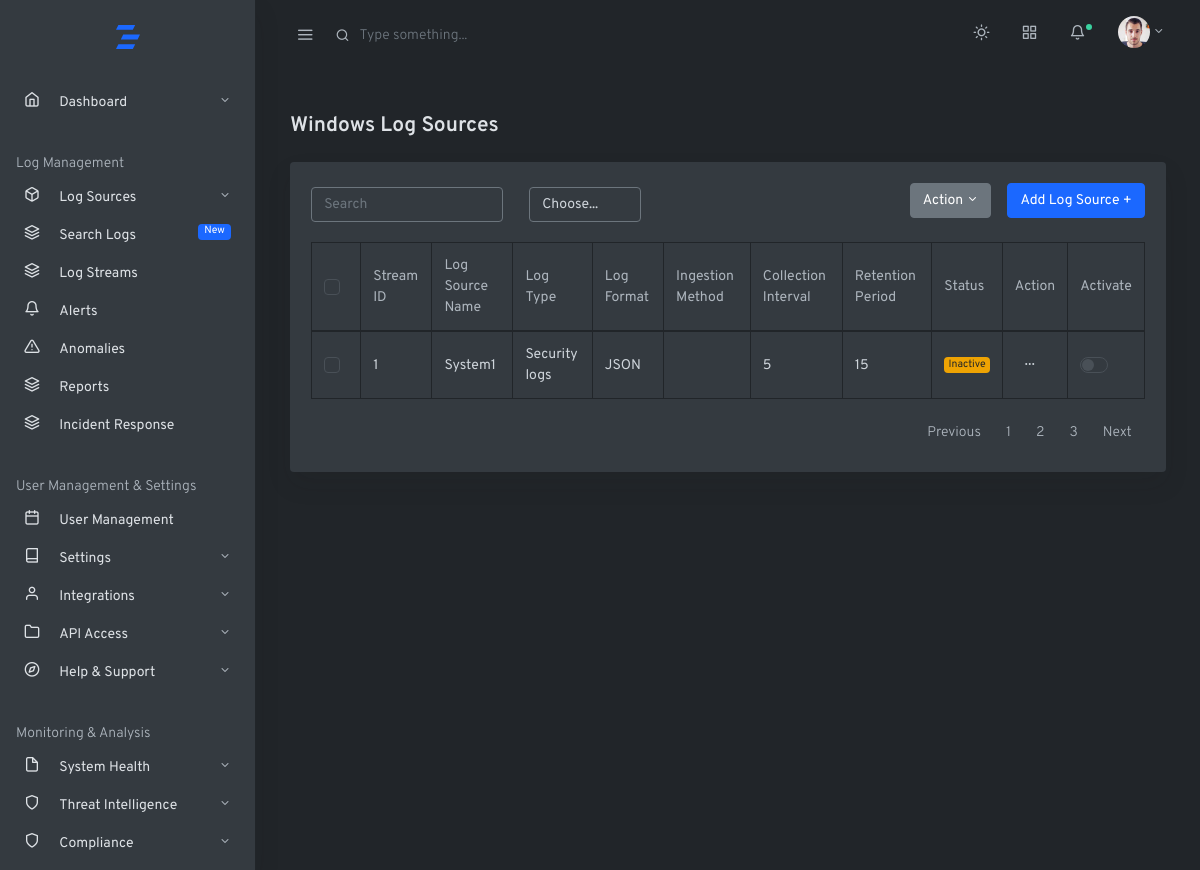
Before: /home/logs-source/system/windows/ with the older database file.
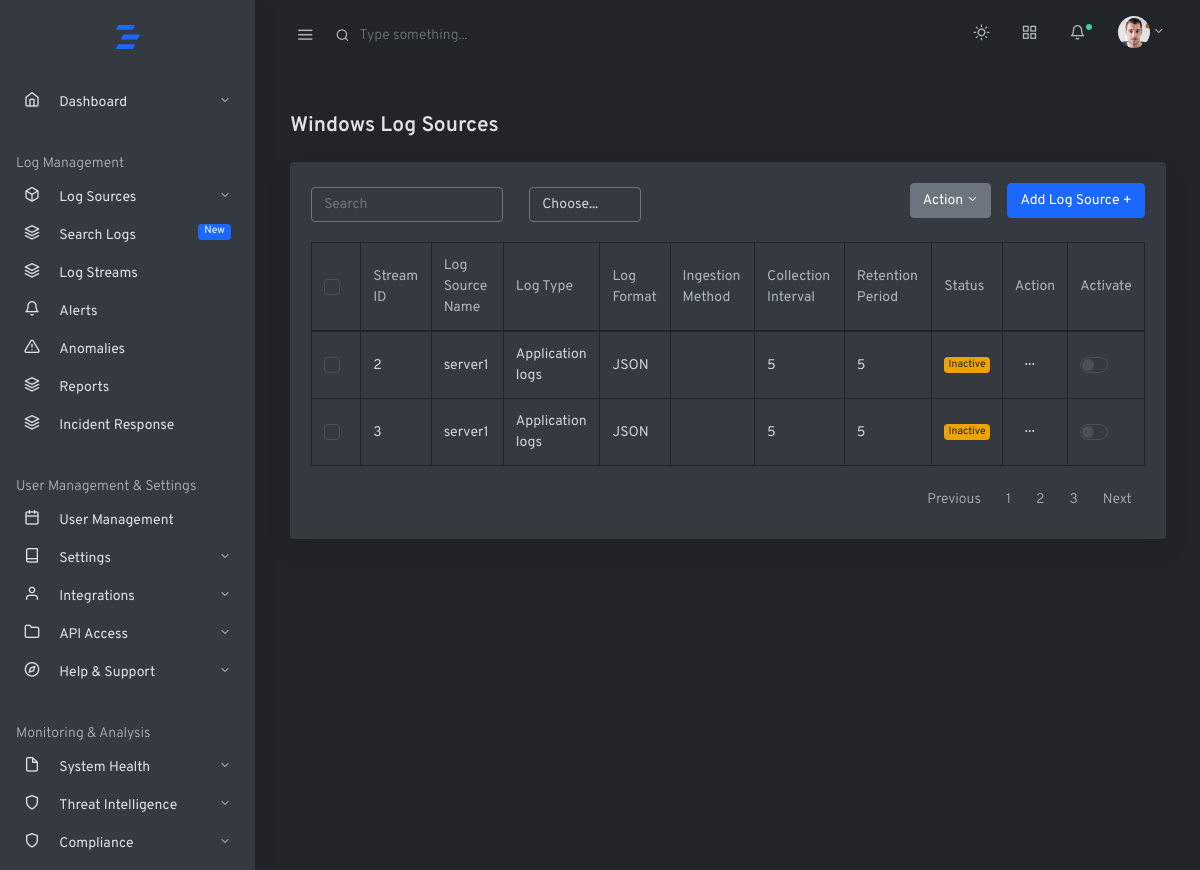
After: the same page with the newer database file.
### log_management_app/models.py (models this page shows, shortened)
class WindowsLogSource(models.Model):
    LOG_TYPES = [
        ('All', 'All'),
        ('Application', 'Application logs'),
        ('Security', 'Security logs'),
        ('Setup', 'Setup logs'),
        ('System', 'System Logs'),
    ]
    MACHINE_TYPE = [
        ('Single machine', 'Single machine'),
        ('PowerShellScripts', 'Windows PowerShell Commands'),
    ]
    log_source_name = models.CharField(max_length=100)
    log_type = models.CharField(max_length=20, choices=LOG_TYPES)
    log_format = models.CharField(max_length=50)
    machine_type = models.CharField(max_length=30, choices=MACHINE_TYPE, default='Single machine')
    collection_interval = models.CharField(max_length=50, default=5)
    log_retention_period = models.CharField(max_length=100,default=5)

### log_management_app/views.py (the view)
# urls.py: path('home/logs-source/system/windows/', views.system_windows_logs, name='system_windows_logs'),
def system_windows_logs(request):
    log_sources=WindowsLogSource.objects.all()
    context={'log_sources':log_sources}
    return render(request,'baseapp/logsources/systemlogs/windows.html',context)

### log_management_app/templates/baseapp/logsources/systemlogs/windows.html (shortened to what this page needs)
{%extends 'mainhome.html'%}
{%block content%}
<div class="container-fluid">
    <div class="row justify-content-center">
      <div class="col-12">
        <div class="row">
          <div class="col-md-12 my-4">
            <h2 class="h4 mb-1">Windows Log Sources</h2>
            <div class="card shadow">
              <div class="card-body">
                <div class="toolbar row mb-3">
                  <div class="col">
                    <form class="form-inline">
                      <div class="form-row">
                        <div class="form-group col-auto">
                          <input type="text" class="form-control" id="search" value="" placeholder="Search">
                        </div>
                        <div class="form-group col-auto ml-3">
                          <select class="custom-select my-1 mr-sm-2" id="inlineFormCustomSelectPref">
                            <option selected>Choose...</option>
                          </select>
                        </div>
                      </div>
                    </form>
                  </div>
                  <div class="col ml-auto">
                    <div class="dropdown float-right">
                      <form action="{%url 'system_windows_logs_form'%}">
                      <button class="btn btn-primary float-right ml-3" type="submit">Add Log Source +</button>
                      <button class="btn btn-secondary dropdown-toggle" type="button" id="actionMenuButton" data-toggle="dropdown" aria-haspopup="true" aria-expanded="false"> Action </button>
                      </form>
                    </div>
                  </div>
                </div>
                <table class="table table-bordered">
                  <thead>
                    <tr role="row">
                      <th>
                        <div class="custom-control custom-checkbox">
                        </div>
                      </th>
                      <th>Stream ID</th>
                      <th>Log Source Name</th>
                      <th>Log Type</th>
                      <th>Log Format</th>
                      <th>Ingestion Method</th>
                      <th>Collection Interval</th>
                      <th>Retention Period</th>
                      <th>Status</th>
                      <th>Action</th>
                      <th>Activate</th>
                    </tr>
                  </thead>
                  <tbody>
                    {% for log_source in log_sources %}
                    <tr>
                      <td>
                        <div class="custom-control custom-checkbox">
                        </div>
                      </td>
                      <td>{{ log_source.id }}</td>
                      <td>{{ log_source.log_source_name }}</td>
                      <td>{{ log_source.get_log_type_display }}</td>
                      <td>{{ log_source.log_format }}</td>
                      <td>{{ log_source.get_ingestion_method_display }}</td>
                      <td>{{ log_source.collection_interval }}</td>
                      <td>{{ log_source.log_retention_period }}</td>
                      <td>
                        {% if log_source.status == "Active" %}
                          <span class="badge badge-success">Active</span>
                        {% else %}
                          <span class="badge badge-warning">Inactive</span>
                        {% endif %}
                      </td>
                      <td>
                        <button class="btn btn-sm dropdown-toggle more-horizontal" type="button" data-toggle="dropdown" aria-haspopup="true" aria-expanded="false">
                        </button>
                      </td>
                      <td>
                        <div class="custom-control custom-switch">
                        </div>
                      </td>
                    </tr>
                    {% endfor %}
                  </tbody>
                </table>
                <nav aria-label="Table Paging" class="mb-0 text-muted">
                  <ul class="pagination justify-content-end mb-0">
                    <li class="page-item"><a class="page-link" href="#">Previous</a></li>
                    <li class="page-item"><a class="page-link" href="#">1</a></li>
                    <li class="page-item"><a class="page-link" href="#">2</a></li>
                    <li class="page-item"><a class="page-link" href="#">3</a></li>
                    <li class="page-item"><a class="page-link" href="#">Next</a></li>
                  </ul>
                </nav>
              </div>
            </div>
          </div>
        </div>
      </div>
    </div>
  </div>
{%endblock%}

### MainTemplates/mainhome.html (shortened to what this page needs)
<!doctype html>
<html lang="en">
  <head>
    <link rel="stylesheet" href="css/simplebar.css">
    <link rel="stylesheet" href="/static/css/feather.css">
    <link rel="stylesheet" href="/static/css/select2.css">
    <link rel="stylesheet" href="/static/css/dropzone.css">
    <link rel="stylesheet" href="/static/css/uppy.min.css">
    <link rel="stylesheet" href="/static/css/jquery.steps.css">
    <link rel="stylesheet" href="/static/css/jquery.timepicker.css">
    <link rel="stylesheet" href="/static/css/quill.snow.css">
    <link rel="stylesheet" href="/static/css/daterangepicker.css">
    <link rel="stylesheet" href="/static/css/app-light.css" id="lightTheme" disabled>
    <link rel="stylesheet" href="/static/css/app-dark.css" id="darkTheme">
  </head>
  <body class="vertical  dark  ">
    <div class="wrapper">
      <nav class="topnav navbar navbar-light">
        <button type="button" class="navbar-toggler text-muted mt-2 p-0 mr-3 collapseSidebar">
          <i class="fe fe-menu navbar-toggler-icon"></i>
        </button>
        <form class="form-inline mr-auto searchform text-muted">
          <input class="form-control mr-sm-2 bg-transparent border-0 pl-4 text-muted" type="search" placeholder="Type something..." aria-label="Search">
        </form>
        <ul class="nav">
          <li class="nav-item">
            <a class="nav-link text-muted my-2" href="#" id="modeSwitcher" data-mode="dark">
              <i class="fe fe-sun fe-16"></i>
            </a>
          </li>
          <li class="nav-item">
            <a class="nav-link text-muted my-2" href="./#" data-toggle="modal" data-target=".modal-shortcut">
              <span class="fe fe-grid fe-16"></span>
            </a>
          </li>
          <li class="nav-item nav-notif">
            <a class="nav-link text-muted my-2" href="./#" data-toggle="modal" data-target=".modal-notif">
              <span class="fe fe-bell fe-16"></span>
              <span class="dot dot-md bg-success"></span>
            </a>
          </li>
          <li class="nav-item dropdown">
            <a class="nav-link dropdown-toggle text-muted pr-0" href="#" id="navbarDropdownMenuLink" role="button" data-toggle="dropdown" aria-haspopup="true" aria-expanded="false">
              <span class="avatar avatar-sm mt-2">
                <img src="/static/assets/avatars/face-1.jpg" alt="..." class="avatar-img rounded-circle">
              </span>
            </a>
          </li>
        </ul>
      </nav>
      <aside class="sidebar-left border-right bg-white shadow" id="leftSidebar" data-simplebar>
        <nav class="vertnav navbar navbar-light">
          <div class="w-100 mb-4 d-flex">
            <a class="navbar-brand mx-auto mt-2 flex-fill text-center" href="{%url 'home'%}">
            </a>
          </div>
          <ul class="navbar-nav flex-fill w-100 mb-2">
            <li class="nav-item dropdown">
              <a href="#dashboard" data-toggle="collapse" aria-expanded="false" class="dropdown-toggle nav-link">
                <i class="fe fe-home fe-16"></i>
                <span class="ml-3 item-text">Dashboard</span><span class="sr-only">(current)</span>
              </a>
            </li>
          </ul>
          <p class="text-muted nav-heading mt-4 mb-1">
            <span>Log Management</span>
          </p>
          <ul class="navbar-nav flex-fill w-100 mb-2">
            <li class="nav-item dropdown">
              <a href="#logSources" data-toggle="collapse" aria-expanded="false" class="dropdown-toggle nav-link">
                <i class="fe fe-box fe-16"></i>
                <span class="ml-3 item-text">Log Sources</span>
              </a>
            </li>
            <li class="nav-item w-100">
              <a class="nav-link" href="widgets.html">
                <i class="fe fe-layers fe-16"></i>
                <span class="ml-3 item-text">Search Logs</span>
                <span class="badge badge-pill badge-primary">New</span>
              </a>
            </li>
            <li class="nav-item w-100">
              <a class="nav-link" href="{%url 'logstreams'%}">
                <i class="fe fe-layers fe-16"></i>
                <span class="ml-3 item-text">Log Streams</span>
              </a>
            </li>
            <li class="nav-item w-100">
              <a class="nav-link" href="ui-notification.html">
                <i class="fe fe-16 fe-bell"></i>
                <span class="ml-3 item-text">Alerts</span>
              </a>
            </li>
            <li class="nav-item w-100">
              <a class="nav-link" href="alerts.html">
                <i class="fe fe-16 fe-alert-triangle"></i>
                <span class="ml-3 item-text">Anomalies</span>
              </a>
            </li>
            <li class="nav-item w-100">
              <a class="nav-link" href="widgets.html">
                <i class="fe fe-layers fe-16"></i>
                <span class="ml-3 item-text">Reports</span>
              </a>
            </li>
            <li class="nav-item w-100">
              <a class="nav-link" href="contacts-grid.html">
                <i class="fe fe-layers fe-16"></i>
                <span class="ml-3 item-text">Incident Response</span>
              </a>
            </li>
          </ul>
          <p class="text-muted nav-heading mt-4 mb-1">
            <span>User Management & Settings</span>
          </p>
          <ul class="navbar-nav flex-fill w-100 mb-2">
            <li class="nav-item w-100">
              <a class="nav-link" href="calendar.html">
                <i class="fe fe-calendar fe-16"></i>
                <span class="ml-3 item-text">User Management</span>
              </a>
            </li>
            <li class="nav-item dropdown">
              <a href="#contact" data-toggle="collapse" aria-expanded="false" class="dropdown-toggle nav-link">
                <i class="fe fe-book fe-16"></i>
                <span class="ml-3 item-text">Settings</span>
              </a>
            </li>
            <li class="nav-item dropdown">
              <a href="#profile" data-toggle="collapse" aria-expanded="false" class="dropdown-toggle nav-link">
                <i class="fe fe-user fe-16"></i>
                <span class="ml-3 item-text">Integrations</span>
              </a>
            </li>
            <li class="nav-item dropdown">
              <a href="#fileman" data-toggle="collapse" aria-expanded="false" class="dropdown-toggle nav-link">
                <i class="fe fe-folder fe-16"></i>
                <span class="ml-3 item-text">API Access</span>
              </a>
            </li>
            <li class="nav-item dropdown">
              <a href="#support" data-toggle="collapse" aria-expanded="false" class="dropdown-toggle nav-link">
                <i class="fe fe-compass fe-16"></i>
                <span class="ml-3 item-text">Help & Support</span>
              </a>
            </li>
          </ul>
          <p class="text-muted nav-heading mt-4 mb-1">
            <span>Monitoring & Analysis</span>
          </p>
          <ul class="navbar-nav flex-fill w-100 mb-2">
<li class="nav-item dropdown">
  <a href="#systemHealth" data-toggle="collapse" aria-expanded="false" class="dropdown-toggle nav-link">
    <i class="fe fe-file fe-16"></i>
    <span class="ml-3 item-text">System Health</span>
  </a>
</li>
            <li class="nav-item dropdown">
              <a href="#threatIntelligence" data-toggle="collapse" aria-expanded="false" class="dropdown-toggle nav-link">
                <i class="fe fe-shield fe-16"></i>
                <span class="ml-3 item-text">Threat Intelligence</span>
              </a>
            </li>
            <li class="nav-item dropdown">
              <a href="#compliance" data-toggle="collapse" aria-expanded="false" class="dropdown-toggle nav-link">
                <i class="fe fe-shield fe-16"></i>
                <span class="ml-3 item-text">Compliance</span>
              </a>
            </li>
            <li class="nav-item dropdown">
              <a href="#auditlogs" data-toggle="collapse" aria-expanded="false" class="dropdown-toggle nav-link">
              </a>
            </li>
          </ul>
        </nav>
      </aside>
      <main role="main" class="main-content">
        {%block content%}
        {%endblock%}
      </main>
    </div>
  </body>
</html>

### static/css/simplebar.css (style rules this page uses)
[data-simplebar] { position: relative; flex-direction: column; flex-wrap: wrap; justify-content: flex-start; align-content: flex-start; align-items: flex-start; }

### static/css/feather.css (style rules this page uses)
.fe { font-family: "feather" !important; speak: none; font-style: normal; font-weight: normal; font-variant: normal; text-transform: none; line-height: 1; -webkit-font-smoothing: antialiased; -moz-osx-font-smoothing: grayscale; }
.fe-16 { font-size: 16px; }
.fe-alert-triangle:before { content: ""; }
.fe-bell:before { content: ""; }
.fe-book:before { content: ""; }
.fe-box:before { content: ""; }
.fe-calendar:before { content: ""; }
.fe-compass:before { content: ""; }
.fe-file:before { content: ""; }
.fe-folder:before { content: ""; }
.fe-grid:before { content: ""; }
.fe-home:before { content: ""; }
.fe-layers:before { content: ""; }
.fe-menu:before { content: ""; }
.fe-shield:before { content: ""; }
.fe-sun:before { content: ""; }
.fe-user:before { content: ""; }

Changed rows visible on the page:
removed WindowsLogSource: id "1", log_source_name "System1", log_type "Security logs", log_format "JSON", collection_interval "5", log_retention_period "15"
added WindowsLogSource: id "2", log_source_name "server1", log_type "Application logs", log_format "JSON", collection_interval "5", log_retention_period "5"
added WindowsLogSource: id "3", log_source_name "server1", log_type "Application logs", log_format "JSON", collection_interval "5", log_retention_period "5"
